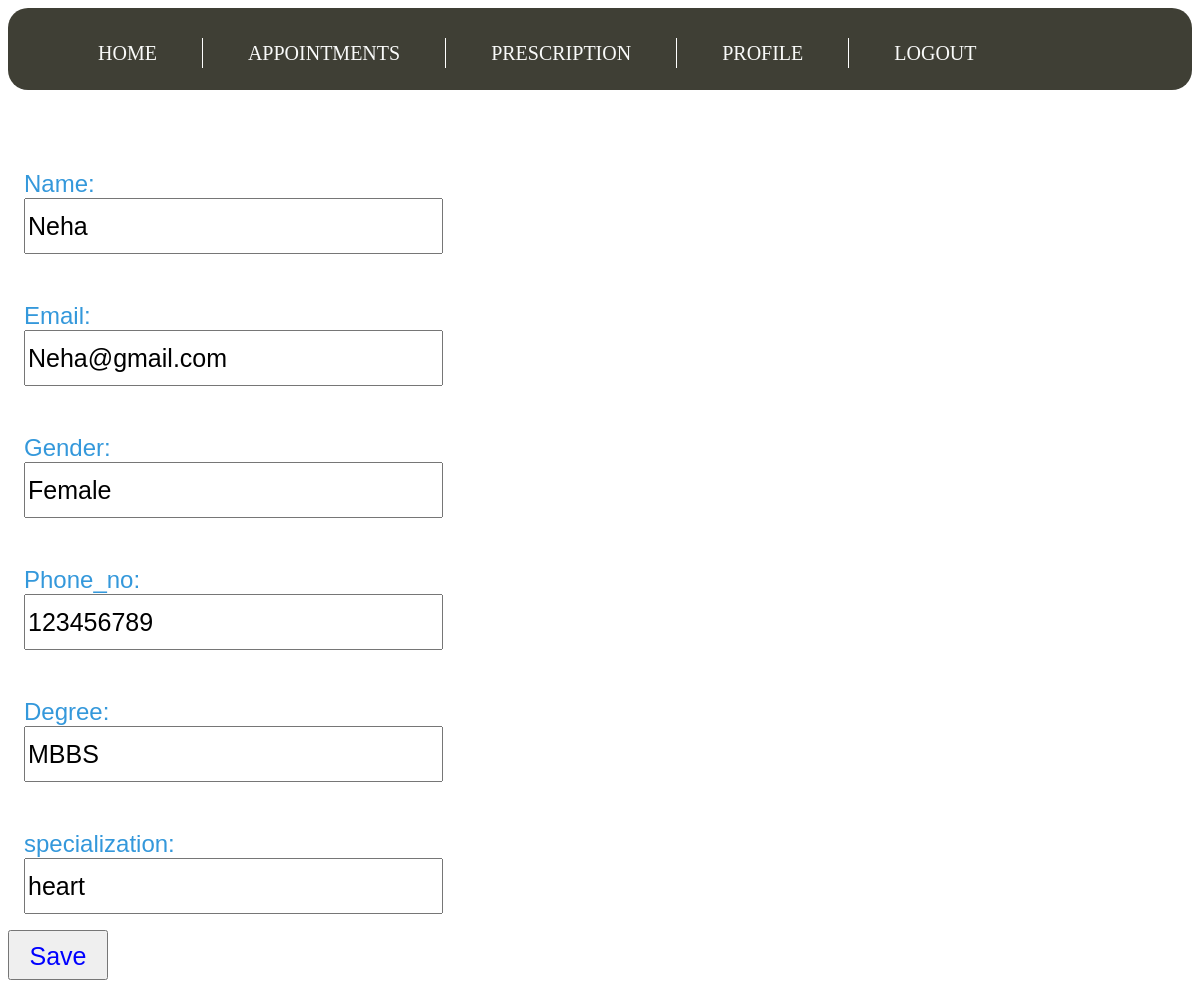
The app's page /profile/ (signed in), older data.
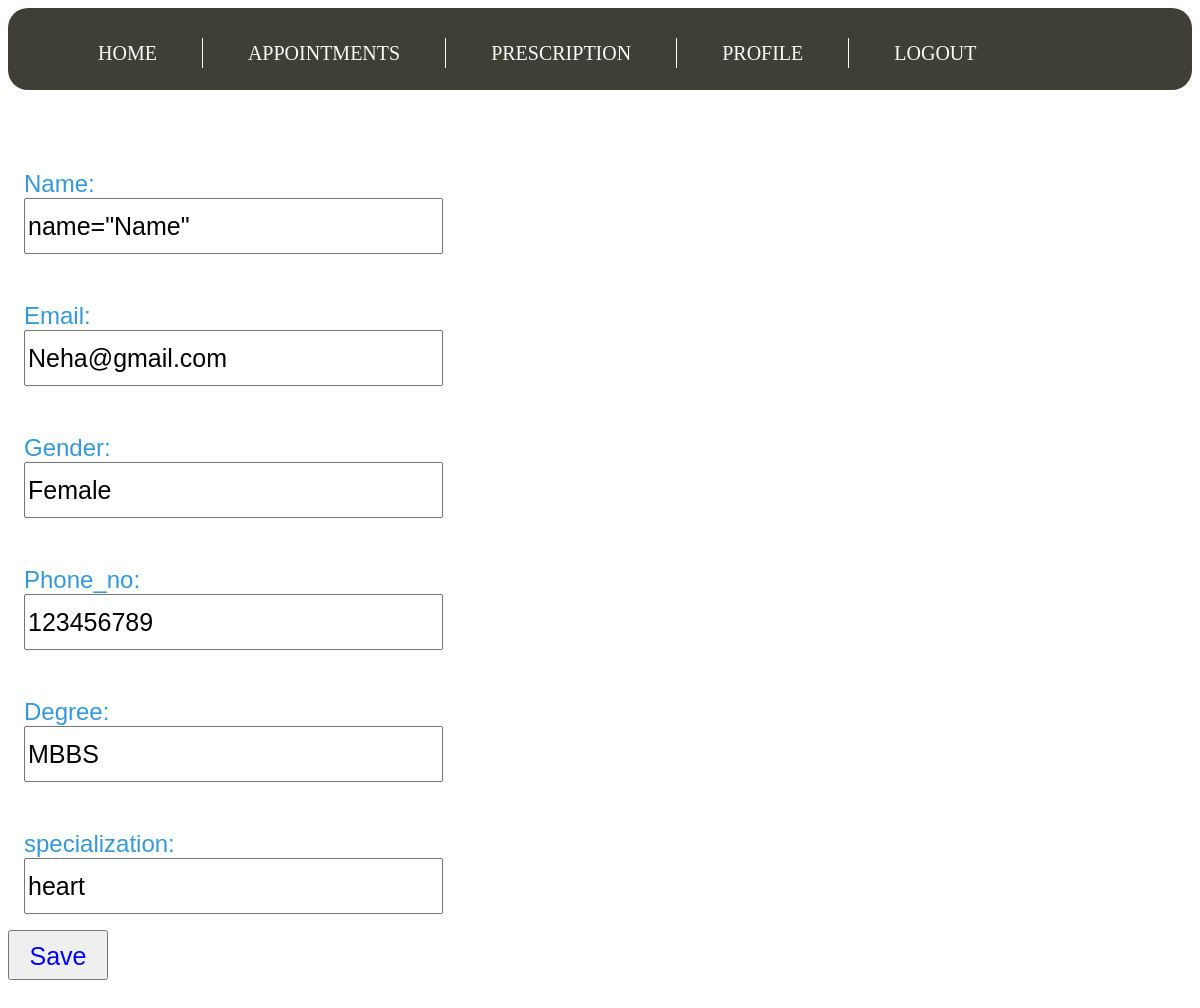
The same page, newer data.
### Hospital_app/models.py (models this page shows)
class Doctor(models.Model):
    user = models.OneToOneField(User, on_delete=models.CASCADE)
    Name = models.CharField(max_length=1500)
    Email = models.EmailField()
    gender = models.CharField(max_length=1500)
    phone_no = models.BigIntegerField()
    Degree = models.CharField(max_length=1500)
    specialization = models.CharField(max_length=1500)

### Hospital_app/views.py (the view, shortened to what this page needs)
# urls.py: url(r'profile/',Profile_patient.as_view(),name = "patient_profile"),
class Profile_patient(View):
    def get(self,request):
        if request.user.is_authenticated:
            is_doc=False
            p = Patient.objects.filter(user = request.user)
            d = Doctor.objects.filter(user = request.user)
            h = Hr.objects.filter(user = request.user)
            r = Receptionist.objects.filter(user = request.user)
            if len(p) == 1:
                data = p
            elif len(d) == 1:
                is_doc = True
                data = d
            elif len(h) == 1:
                data = h
            elif len(r) == 1:
                data = r
            context = {'data':data[0],'is_doc':is_doc}
            template = loader.get_template('get_profile.html')
            return HttpResponse(template.render(context,request))
        else:
            return HttpResponse("LOGIN FIRST")

### Hospital_app/templates/get_profile.html (shortened to what this page needs)
<!DOCTYPE html>
<html>
<head>
	{% load staticfiles %}
<link rel="stylesheet" href="https://cdnjs.cloudflare.com/ajax/libs/font-awesome/4.7.0/css/font-awesome.min.css">
{% load staticfiles %}
<link rel = "stylesheet" type="text/css" href = "{% static 'register.css' %}">
    </head>
<div id = "menu">
<font size = "5">
<ul>
<li><a href ="{% url 'Hospital_app:doctor' %}">home</a></li>
    {% if is_doc %}
    <li><a href ="{% url 'Hospital_app:app_doctor' %}">appointments</a></li>
    <li><a href ="{% url 'Hospital_app:pres' %}">prescription</a></li>
    {% else %}
    <li><a href ="{% url 'Hospital_app:patient_appointment' %}">your appointments</a></li>
    <li><a href ="{% url 'Hospital_app:payment' %}">invoice and payment</a></li>
    {% endif %}
    <li><a href ="{% url 'Hospital_app:patient_profile' %}">profile</a></li>
<li><a href="{% url 'Hospital_app:logout' %}">logout</a></li>
</ul>
</div>
<p>
<form action = "{% url 'Hospital_app:patient_profile' %}" method = "post" name="myForm" onsubmit = "return(validate());">
    <p>
 Name:<input type = "text" value = {{data.Name}} name="Name">
</p>
<p>
    Email:<input type = "email" value = {{data.Email}} name="Email">
</p>
<p>
 Gender:<input type = "text" value = {{data.gender}} name="gender">
</p>
<p>
 Phone_no:<input type = "number" value = {{data.phone_no}} name="phone_no">
</p>
{% if is_doc %}
<p>
 Degree:<input type = "text" value = {{data.Degree}} name="degree">
</p>
<p>
 specialization:<input type = "text" value = {{data.specialization}} name="specialization">
</p>
{% endif %}
<input type = "submit" value = "Save">
</form>
</p>

Row changes from the older to the newer data that the page shows:
changed Doctor "Neha@gmail.com": Name "Neha" → (not shown)
Text that changed along with them:
form field value: (not shown) → "name=\"Name\""
